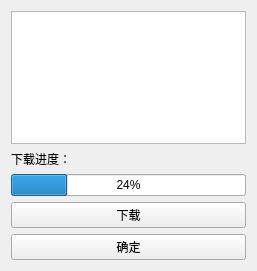
<?xml version="1.0" encoding="UTF-8"?>
<ui version="4.0">
 <class>Form</class>
 <widget class="QWidget" name="Form">
  <property name="geometry">
   <rect>
    <x>0</x>
    <y>0</y>
    <width>257</width>
    <height>271</height>
   </rect>
  </property>
  <property name="windowTitle">
   <string>Form</string>
  </property>
  <layout class="QVBoxLayout" name="verticalLayout">
   <item>
    <widget class="QListWidget" name="minecrafts"/>
   </item>
   <item>
    <widget class="QLabel" name="downloadInfo">
     <property name="text">
      <string>下载进度：</string>
     </property>
    </widget>
   </item>
   <item>
    <widget class="QProgressBar" name="download_progress">
     <property name="value">
      <number>24</number>
     </property>
    </widget>
   </item>
   <item>
    <widget class="QPushButton" name="download">
     <property name="text">
      <string>下载</string>
     </property>
    </widget>
   </item>
   <item>
    <widget class="QPushButton" name="done">
     <property name="text">
      <string>确定</string>
     </property>
    </widget>
   </item>
  </layout>
 </widget>
 <resources/>
 <connections/>
</ui>
